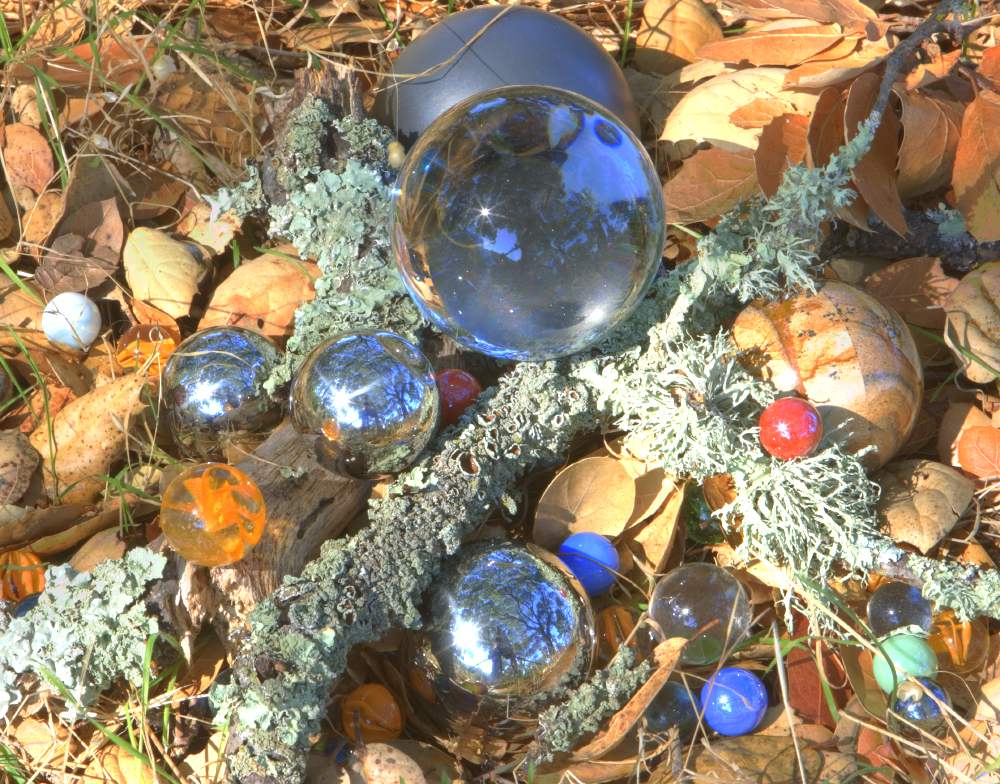
#> input picture hdr-bilder/Balls/Balls_00128.png, 1000 x 784 px
$ python gratonepoi.py
#> lines starting #> are read from the running program, lines starting #| are printed output that depends on the picture
### src/Poisson.py
import numpy as np
import imageio
import matplotlib.pyplot as plt

iter = 50

def poisson(u_0, n, h=None, lam=None, rand='dericle', mask=None, mode=None, laplace=None, k=1):
    """
    Poisson equation solver implmentation using explicit method
    :param u_0: Initil condition value (initial image)
    :param n: number of iterations
    :param h: optionally specified parameter for controlling the poisson solving result (data attachment)
    :param lam: Optional parameter used with blurring to specify maximal blur
    :param rand: Specifies which rand condition type to use, supported are Derichlet and Neumann. (Derichelt is default)
    :param mask: Optionally specified parameter which allows to mask part of a image so that poisson solving wont affect masked part
    :param mode: (Optional) Specifies mode in which poisson equation is used (only supported mode is "kf" - contrast enhancing)
    :param laplace: Optional parameter to specify laplace of the image
    :param k: Optional, contrast enhancing value used with "kf" mode
    :return:
    """
    d_x = 1
    d_t = 0.25
    alpha = d_t / (d_x ** 2)

    u = np.zeros((u_0.shape[0], u_0.shape[1], n+1))

    u[:, :, 0] = u_0

    if h is None:
        h = np.zeros((u_0.shape[0], u_0.shape[1]))

    if mode == 'kf' and laplace is not None:
        h = k * laplace

    for i in range(n):

        if lam is not None:
            h = lam * (u[:, :, i] - u[:, :, 0])

        u[1:-1, 1:-1, i + 1] = u[1:-1, 1:-1, i] + alpha * (u[:-2, 1:-1, i] + u[2:, 1:-1, i] + u[1:-1, :-2, i] + u[1:-1, 2:, i] - (4 * u[1:-1, 1:-1, i])) - d_t * h[1:-1, 1:-1]
        if rand == 'dericle':
            u[:, 0, i + 1] = u[:, 0, i]
            u[:, -1, i + 1] = u[:, -1, i]
            u[0, :, i + 1] = u[0, :, i]
            u[-1, :, i + 1] = u[-1, :, i]
        elif rand == 'neuman':
            u[0, 0, i+1] = u[0, 0, i] + alpha * ((2 * u[0, 1, i]) +  (2 * u[1, 0, i]) - (4 * u[0, 0, i])) - d_t * h[0, 0]
            u[-1, 0, i + 1] = u[-1, 0, i] + alpha * ((2 * u[-2, 0, i]) + (2 * u[-1, 1, i]) - (4 * u[-1, 0, i])) - d_t * h[-1, 0]
            u[0, -1, i + 1] = u[0, -1, i] + alpha * ((2 * u[0, -2, i]) + (2 * u[1, -1, i]) - (4 * u[0, -1, i])) - d_t * h[0, -1]
            u[-1, -1, i + 1] = u[-1, -1, i] + alpha * ((2 * u[0, -2, i]) + (2 * u[-2, -1, i]) - (4 * u[-1, -1, i])) - d_t * h[-1, -1]
            u[1:-1, 0, i + 1] = u[1:-1, 0, i] + alpha * ((2 * u[1:-1, 1, i]) + u[:-2, 0, i] + u[2:, 0, i] - (4 * u[1:-1, 0, i])) - d_t * h[1:-1, 0]
            u[1:-1, -1, i + 1] = u[1:-1, -1, i] + alpha * ((2 * u[1:-1, -2, i]) + u[:-2, -1, i] + u[2:, -1, i] - (4 * u[1:-1, -1, i])) - d_t * h[1:-1, -1]
            u[0, 1:-1, i + 1] = u[0, 1:-1, i] + alpha * ((2 * u[1, 1:-1, i]) + u[0, :-2, i] + u[0, 2:, i] - (4 * u[0, 1:-1, i])) - d_t * h[0, 1:-1]
            u[-1, 1:-1, i + 1] = u[-1, 1:-1, i] + alpha * ((2 * u[-2, 1:-1, i]) + u[-1, :-2, i] + u[-1, 2:, i] - (4 * u[-1, 1:-1, i])) - d_t * h[-1, 1:-1]
        u[:, :, i+1] = np.clip(u[:, :, i+1], 0, 1)
        print(i)
        if mask is not None:
            f_u = u[:, :, i+1]
            f_u[np.invert(mask[:, :])] = u_0[np.invert(mask[:, :])]
            u[:, :, i+1] = f_u


    return u


# [9 lines that do not run on import are left out]

### src/gratonepoi.py
import numpy as np
import imageio
import Poisson as poi
import matplotlib.pyplot as plt
from scipy import ndimage

iter = 1

img = np.array(imageio.imread('../hdr-bilder/Balls/Balls_00128.png'))
#> img is the input picture: shape (784, 1000, 3); mean R, G, B 146.3, 130.3, 105.5
print(img.shape)
#| (784, 1000, 3)

img0 = np.sum(img.astype(float), 2) / (3 * 255.0)
plt.imshow(img0, plt.cm.gray)
plt.show()


summed_img = img[:,:, 0]/(255.0) + img[:,:, 1]/(255.0) + img[:,:,2]/(255.0)
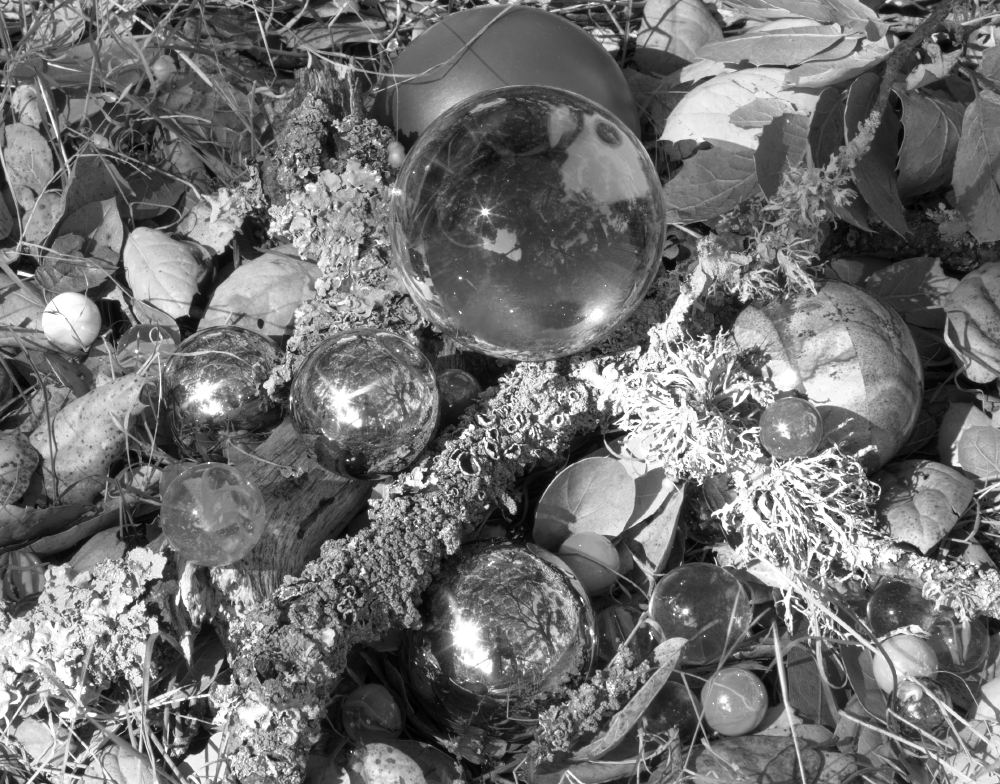
#> summed_img: shape (784, 1000) float64; min 0.302, max 3, mean 1.5; drawn with min black and max white

gx, gy = np.gradient(summed_img)

rgx, rgy = np.gradient(img[:,:, 0] / (255.0))
ggx, ggy = np.gradient(img[:,:, 1] / (255.0))
bgx, bgy = np.gradient(img[:,:, 2] / (255.0))

d_len = np.sqrt((rgx**2) + (rgy**2) + (ggx**2) + (ggy**2) + (bgx**2) + (bgy**2)) / np.sqrt(3)
#d_len = (np.sqrt((rgx**2) + (rgy**2)) + np.sqrt((ggx**2) + (ggy**2)) + np.sqrt((bgx**2) + (bgy**2))) / np.sqrt(3)

g_len = (np.sqrt(gx**2 + gy**2))
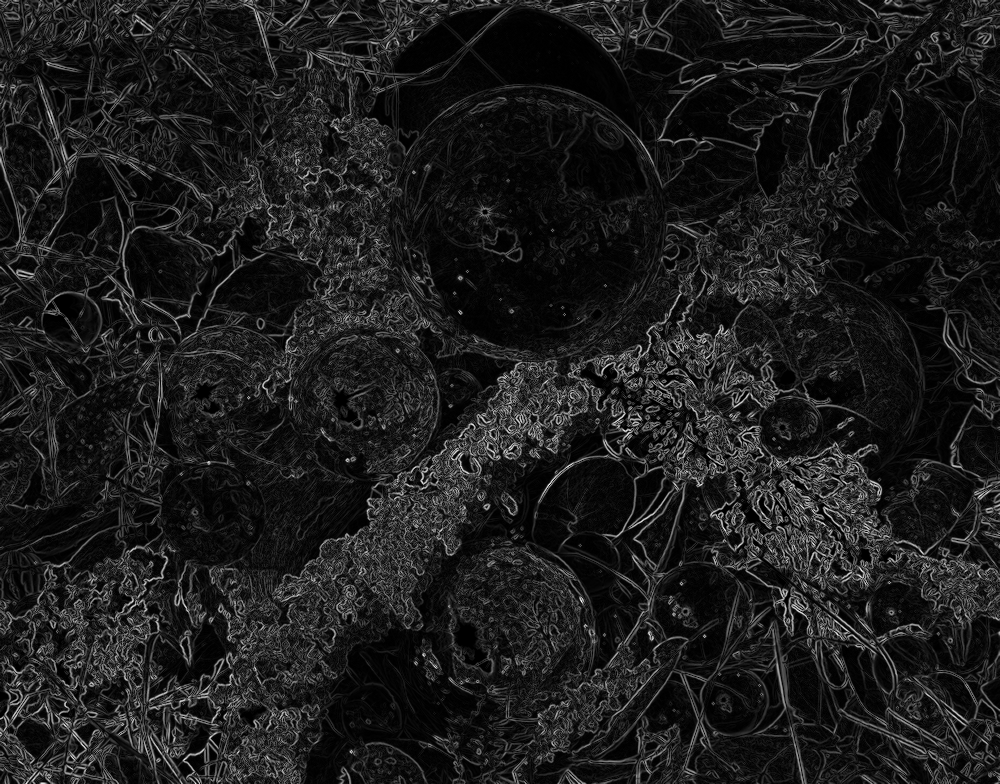
#> g_len: shape (784, 1000) float64; min 0, max 1.49, mean 0.169; drawn with min black and max white

gx = np.divide(gx, g_len, out=np.zeros_like(gx), where=g_len!=0.0)
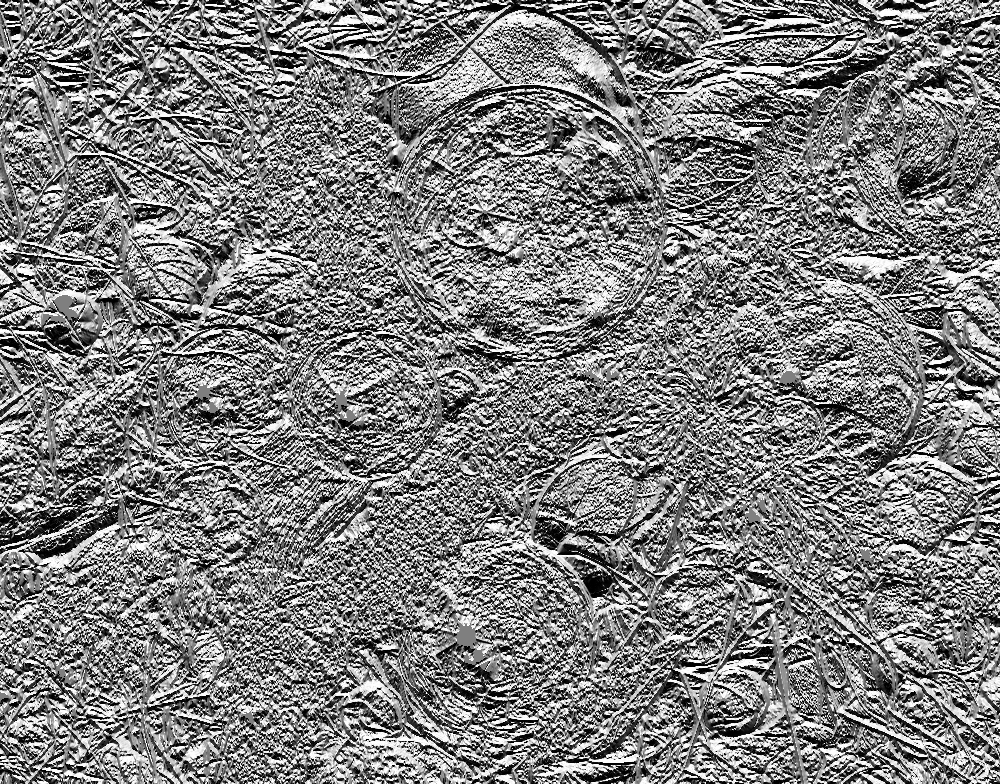
#> gx: shape (784, 1000) float64; min -1, max 1, mean -0.000107; drawn with min black and max white
gy = np.divide(gy, g_len, out=np.zeros_like(gy), where=g_len!=0.0)
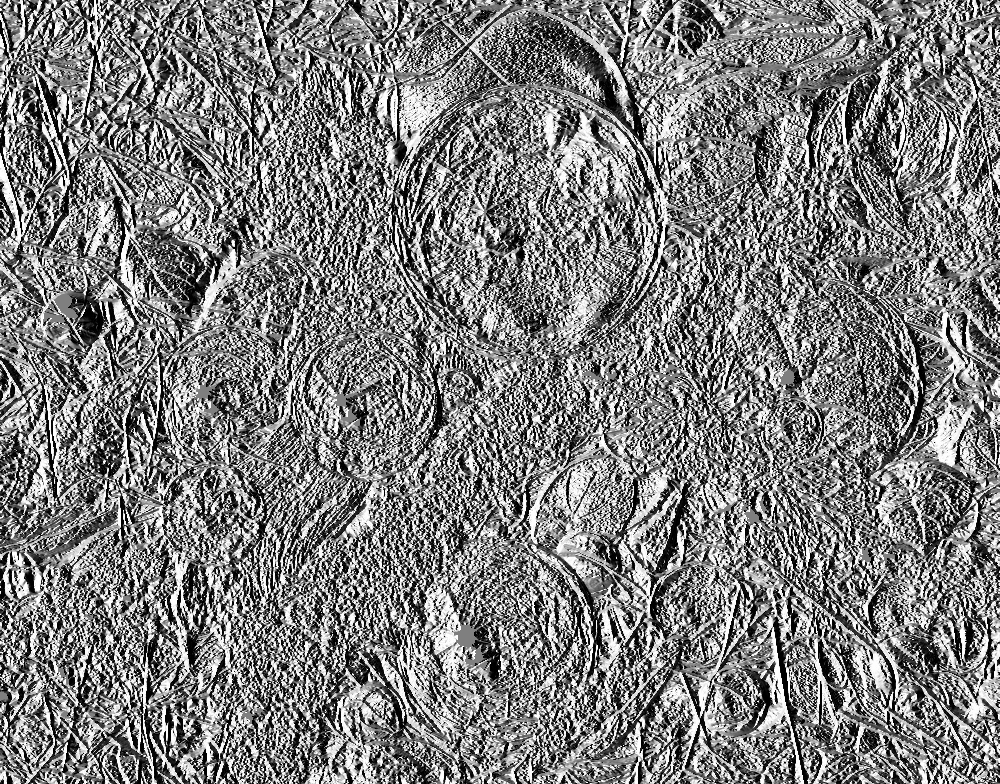
#> gy: shape (784, 1000) float64; min -1, max 1, mean -0.00761; drawn with min black and max white

gx *= d_len
gy *= d_len

gxx = ndimage.sobel(gx, axis=0)
gyy = ndimage.sobel(gy, axis=1)
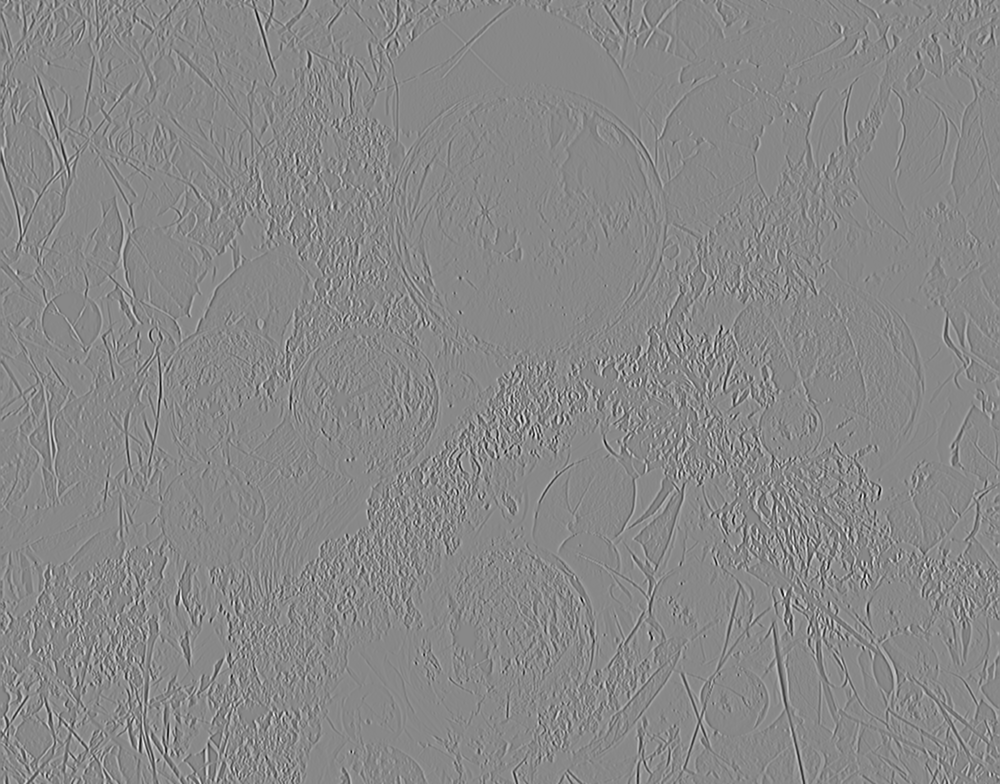
#> gyy: shape (784, 1000) float64; min -2.82, max 2.46, mean 7.24e-05; drawn with min black and max white
h = gxx + gyy

gray = poi.poisson(img0, iter, h=h)

plt.figure()
plt.imshow(gray[:, :, -1], plt.cm.gray)
plt.show()
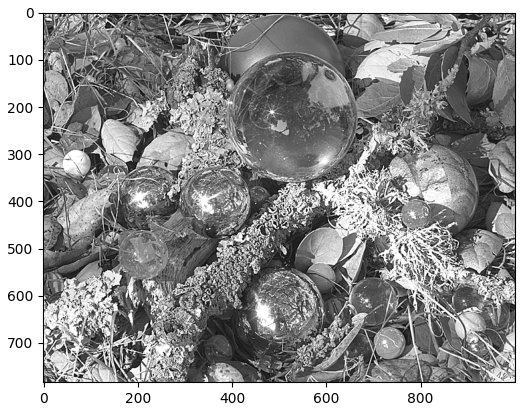
#> figure drawn by matplotlib, 1 panel
